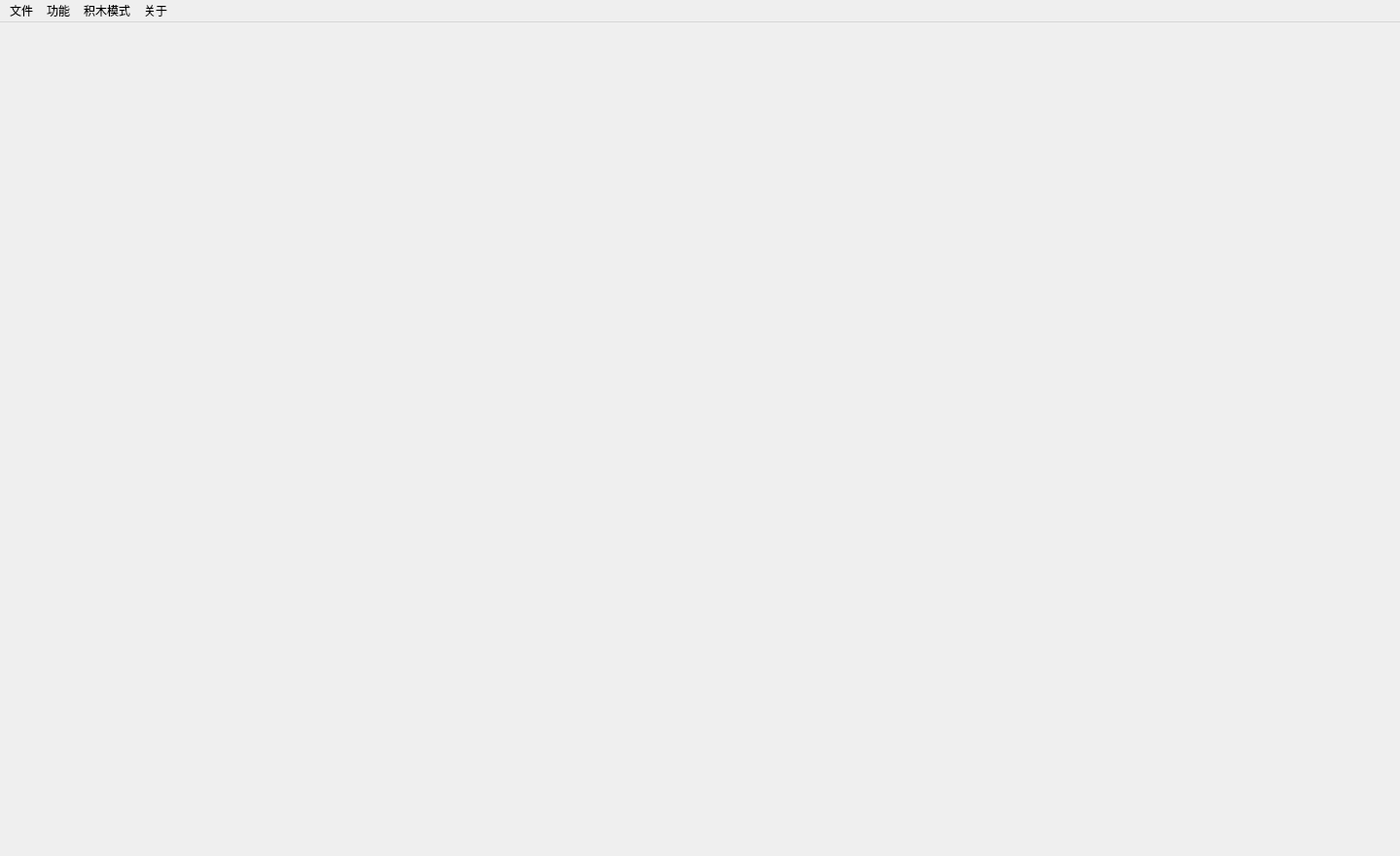
<?xml version="1.0" encoding="UTF-8"?>
<ui version="4.0">
 <class>MainWindow</class>
 <widget class="QMainWindow" name="MainWindow">
  <property name="geometry">
   <rect>
    <x>0</x>
    <y>0</y>
    <width>1440</width>
    <height>880</height>
   </rect>
  </property>
  <property name="minimumSize">
   <size>
    <width>1024</width>
    <height>640</height>
   </size>
  </property>
  <property name="windowTitle">
   <string>CalculusCalculator</string>
  </property>
  <property name="windowIcon">
   <iconset>
    <normaloff>../favicon.ico</normaloff>../favicon.ico</iconset>
  </property>
  <property name="toolButtonStyle">
   <enum>Qt::ToolButtonStyle::ToolButtonIconOnly</enum>
  </property>
  <widget class="QWidget" name="centralwidget">
   <layout class="QGridLayout" name="gridLayout">
    <property name="leftMargin">
     <number>0</number>
    </property>
    <property name="topMargin">
     <number>0</number>
    </property>
    <property name="rightMargin">
     <number>0</number>
    </property>
    <property name="bottomMargin">
     <number>0</number>
    </property>
    <item row="0" column="0">
     <widget class="QTabWidget" name="tabWidget">
      <property name="currentIndex">
       <number>-1</number>
      </property>
      <property name="elideMode">
       <enum>Qt::TextElideMode::ElideRight</enum>
      </property>
      <property name="usesScrollButtons">
       <bool>true</bool>
      </property>
      <property name="documentMode">
       <bool>true</bool>
      </property>
      <property name="tabsClosable">
       <bool>true</bool>
      </property>
      <property name="movable">
       <bool>true</bool>
      </property>
     </widget>
    </item>
   </layout>
  </widget>
  <widget class="QMenuBar" name="menubar">
   <property name="geometry">
    <rect>
     <x>0</x>
     <y>0</y>
     <width>1440</width>
     <height>25</height>
    </rect>
   </property>
   <widget class="QMenu" name="functions">
    <property name="title">
     <string>功能</string>
    </property>
    <widget class="QMenu" name="calculus">
     <property name="title">
      <string>微积分</string>
     </property>
     <addaction name="actionqiudao"/>
     <addaction name="actionjifen"/>
    </widget>
    <widget class="QMenu" name="dingyi">
     <property name="title">
      <string>定义</string>
     </property>
     <addaction name="actiondingyi"/>
     <addaction name="actiondingyixiangliang"/>
     <addaction name="actiondingyi_pj"/>
     <addaction name="actiondingyi_lj"/>
    </widget>
    <widget class="QMenu" name="solve">
     <property name="title">
      <string>求解</string>
     </property>
     <addaction name="actionjiesanjiaoxing"/>
     <addaction name="actionfangcheng"/>
     <addaction name="actionfangchengzu"/>
     <addaction name="actionbudengshi"/>
     <addaction name="actionbudengshizu"/>
    </widget>
    <widget class="QMenu" name="huitu">
     <property name="title">
      <string>绘图</string>
     </property>
     <addaction name="actionhuitu_hanshu"/>
     <addaction name="actionhuitu_pingmianjihe"/>
     <addaction name="actionhuitu_litijihe"/>
    </widget>
    <widget class="QMenu" name="jisuan">
     <property name="title">
      <string>计算</string>
     </property>
     <addaction name="actionbianxing"/>
     <addaction name="actionjisuan"/>
     <addaction name="actionpjjisuan"/>
     <addaction name="actionljjisuan"/>
    </widget>
    <addaction name="actionshouye"/>
    <addaction name="dingyi"/>
    <addaction name="calculus"/>
    <addaction name="jisuan"/>
    <addaction name="solve"/>
    <addaction name="huitu"/>
    <addaction name="actionfunctions"/>
   </widget>
   <widget class="QMenu" name="about">
    <property name="title">
     <string>关于</string>
    </property>
    <addaction name="actiongithub"/>
    <addaction name="actionwebsite"/>
    <addaction name="actionyindao"/>
    <addaction name="actionhelp"/>
   </widget>
   <widget class="QMenu" name="file">
    <property name="title">
     <string>文件</string>
    </property>
    <addaction name="actionsaveas"/>
    <addaction name="actionopen"/>
    <addaction name="actionhuancun"/>
    <addaction name="actionshezhi"/>
    <addaction name="actionexit"/>
   </widget>
   <widget class="QMenu" name="blockly">
    <property name="title">
     <string>积木模式</string>
    </property>
    <addaction name="actionblockly"/>
   </widget>
   <addaction name="file"/>
   <addaction name="functions"/>
   <addaction name="blockly"/>
   <addaction name="about"/>
  </widget>
  <action name="actionshouye">
   <property name="text">
    <string>首页</string>
   </property>
  </action>
  <action name="actionhelp">
   <property name="text">
    <string>帮助</string>
   </property>
  </action>
  <action name="actiongithub">
   <property name="text">
    <string>Github链接</string>
   </property>
  </action>
  <action name="actionwebsite">
   <property name="text">
    <string>网页版</string>
   </property>
  </action>
  <action name="actionsaveas">
   <property name="text">
    <string>保存为</string>
   </property>
  </action>
  <action name="actionopen">
   <property name="text">
    <string>打开</string>
   </property>
  </action>
  <action name="actionexit">
   <property name="text">
    <string>退出</string>
   </property>
  </action>
  <action name="actionqiudao">
   <property name="text">
    <string>求导</string>
   </property>
  </action>
  <action name="actionjifen">
   <property name="text">
    <string>积分</string>
   </property>
  </action>
  <action name="actionfangcheng">
   <property name="text">
    <string>方程</string>
   </property>
  </action>
  <action name="actionfangchengzu">
   <property name="text">
    <string>方程组</string>
   </property>
  </action>
  <action name="actionbudengshi">
   <property name="text">
    <string>不等式</string>
   </property>
  </action>
  <action name="actionbudengshizu">
   <property name="text">
    <string>不等式组</string>
   </property>
  </action>
  <action name="actionbianxing">
   <property name="text">
    <string>代数式变形</string>
   </property>
  </action>
  <action name="actiondingyi">
   <property name="text">
    <string>函数</string>
   </property>
  </action>
  <action name="actiondingyixiangliang">
   <property name="text">
    <string>向量</string>
   </property>
  </action>
  <action name="actionhuitu_hanshu">
   <property name="text">
    <string>函数</string>
   </property>
  </action>
  <action name="actionhuitu_pingmianjihe">
   <property name="text">
    <string>平面几何</string>
   </property>
  </action>
  <action name="actionhuitu_litijihe">
   <property name="text">
    <string>立体几何</string>
   </property>
  </action>
  <action name="actionjiesanjiaoxing">
   <property name="text">
    <string>解三角形</string>
   </property>
  </action>
  <action name="actiondingyi_pj">
   <property name="text">
    <string>平面几何</string>
   </property>
  </action>
  <action name="actiondingyi_lj">
   <property name="text">
    <string>立体几何</string>
   </property>
  </action>
  <action name="actionjisuan">
   <property name="text">
    <string>代数式计算</string>
   </property>
  </action>
  <action name="actionpjjisuan">
   <property name="text">
    <string>平面几何计算</string>
   </property>
  </action>
  <action name="actionljjisuan">
   <property name="text">
    <string>立体几何计算</string>
   </property>
  </action>
  <action name="actionshezhi">
   <property name="text">
    <string>设置</string>
   </property>
  </action>
  <action name="actionhuancun">
   <property name="text">
    <string>缓存区</string>
   </property>
  </action>
  <action name="actionblockly">
   <property name="text">
    <string>编辑器</string>
   </property>
  </action>
  <action name="actionyindao">
   <property name="text">
    <string>引导教学</string>
   </property>
  </action>
  <action name="actionfunctions">
   <property name="text">
    <string>功能集成</string>
   </property>
  </action>
 </widget>
 <resources/>
 <connections/>
</ui>
